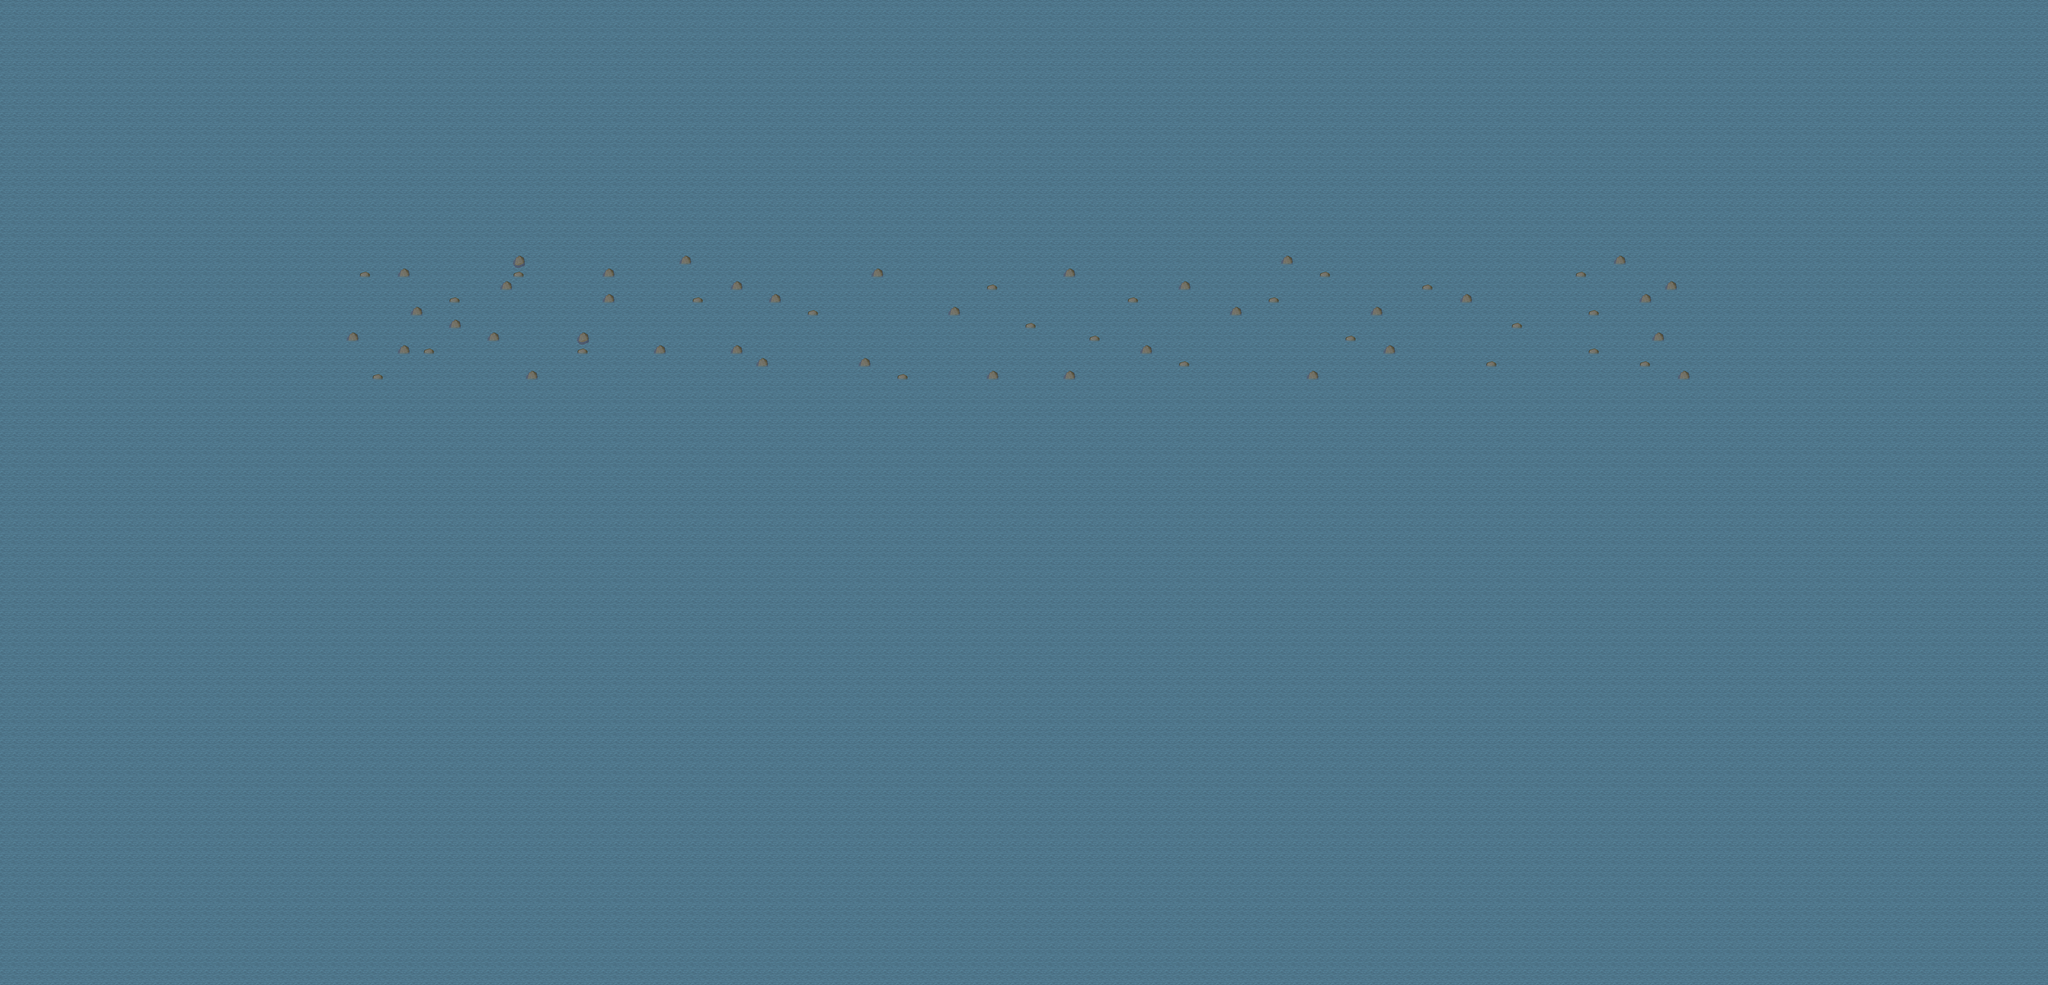

The image is a tile-based game level rendered from a .tmx file. Its description and source (layers, tilesets, objects; grid data summarised) follow:
An orthogonal 160x77 tile map with 32x32 px tiles, 2 tile layers (Ground, Fringe), 2 hidden layers not drawn, 3 tilesets and 4 objects (2x fixme, warp, spawn).

<map version="1.4" tiledversion="1.4.1" orientation="orthogonal" renderorder="right-down" width="160" height="77" tilewidth="32" tileheight="32" infinite="0" nextlayerid="17" nextobjectid="7">
 <properties>
  <property name="background0image" value="graphics/images/spit23loginwallpaper_800x600.png" />
  <property name="author" value="Jesusalva, TMW2/LoF Team" />
  <property name="license" value="GPL v2 ; CC BY-SA 3.0" />
  <property name="manaplus version" value="2" />
  <property name="minimap" value="graphics/minimaps/018-2-4.png" />
  <property name="music" value="peace2.ogg" />
  <property name="name" value="Heroes' Hold - Exchange Hall" />
 </properties>
 <tileset firstgid="1" source="../graphics/tilesets/collision.tsx" />
 <tileset firstgid="10" name="cave_sub_x2" tilewidth="32" tileheight="64" tilecount="3" columns="3">
  <image source="../graphics/tilesets/br/cave_sub_x2.png" width="96" height="64" />
 </tileset>
 <tileset firstgid="13" name="cave" tilewidth="32" tileheight="32" tilecount="128" columns="16">
  <image source="../graphics/tilesets/cave.png" width="512" height="256" />
 </tileset>
 <layer id="9" name="Ground" width="160" height="77">
  <data>[12320 cells, 12320 non-empty, 1 distinct tile ids]</data>
 </layer>
 <layer id="10" name="Fringe" width="160" height="77">
  <data>[12320 cells, 12293 non-empty, 5 distinct tile ids]</data>
 </layer>
 <layer id="12" name="Collision" width="160" height="77" visible="0" opacity="0.6">
  <data>[12320 cells, 11181 non-empty, 2 distinct tile ids]</data>
 </layer>
 <layer id="13" name="Heights" width="160" height="77" visible="0">
  <data>[12320 cells, 0 non-empty, 0 distinct tile ids]</data>
 </layer>
 <objectgroup id="8" name="Objects" visible="0">
  <object id="3" name="Margin" type="fixme" x="4480" y="0" width="640" height="640" />
  <object id="4" name="Margin" type="fixme" x="0" y="960" width="640" height="640" />
  <object id="5" name="To Fairy Island" type="warp" x="4448" y="640" width="32" height="320">
   <properties>
    <property name="dest_map" value="018-5" />
    <property name="dest_x" value="39" />
    <property name="dest_y" value="133" />
   </properties>
  </object>
  <object id="6" name="Bluepar" type="spawn" x="640" y="640" width="3808" height="1184">
   <properties>
    <property name="death" value="30000" />
    <property name="max_beings" value="40" />
    <property name="monster_id" value="1177" />
    <property name="spawn" value="30000" />
   </properties>
  </object>
 </objectgroup>
</map>
